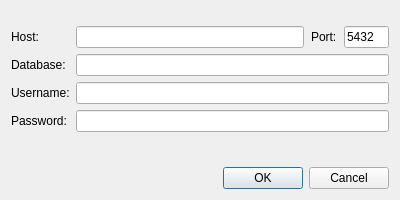
<?xml version="1.0" encoding="UTF-8"?>
<ui version="4.0">
 <class>LoginWindow</class>
 <widget class="QDialog" name="LoginWindow">
  <property name="windowModality">
   <enum>Qt::ApplicationModal</enum>
  </property>
  <property name="geometry">
   <rect>
    <x>0</x>
    <y>0</y>
    <width>400</width>
    <height>200</height>
   </rect>
  </property>
  <property name="sizePolicy">
   <sizepolicy hsizetype="Fixed" vsizetype="Fixed">
    <horstretch>1</horstretch>
    <verstretch>1</verstretch>
   </sizepolicy>
  </property>
  <property name="minimumSize">
   <size>
    <width>400</width>
    <height>200</height>
   </size>
  </property>
  <property name="maximumSize">
   <size>
    <width>400</width>
    <height>200</height>
   </size>
  </property>
  <property name="windowTitle">
   <string>Connect to database</string>
  </property>
  <property name="windowIcon">
   <iconset resource="PatcherResources.qrc">
    <normaloff>:/images/addDatabase.svg</normaloff>:/images/addDatabase.svg</iconset>
  </property>
  <property name="locale">
   <locale language="English" country="UnitedStates"/>
  </property>
  <property name="modal">
   <bool>true</bool>
  </property>
  <layout class="QVBoxLayout" name="mainLayout" stretch="1,1,2,0">
   <item>
    <spacer name="verticalSpacer_2">
     <property name="orientation">
      <enum>Qt::Vertical</enum>
     </property>
     <property name="sizeHint" stdset="0">
      <size>
       <width>20</width>
       <height>0</height>
      </size>
     </property>
    </spacer>
   </item>
   <item>
    <layout class="QFormLayout" name="formLayout">
     <item row="0" column="0">
      <widget class="QLabel" name="hostLabel">
       <property name="text">
        <string>Host:</string>
       </property>
      </widget>
     </item>
     <item row="0" column="1">
      <widget class="QWidget" name="hostWidget" native="true">
       <layout class="QHBoxLayout" name="hostLayout">
        <property name="spacing">
         <number>7</number>
        </property>
        <property name="leftMargin">
         <number>0</number>
        </property>
        <property name="topMargin">
         <number>0</number>
        </property>
        <property name="rightMargin">
         <number>0</number>
        </property>
        <property name="bottomMargin">
         <number>0</number>
        </property>
        <item>
         <widget class="QLineEdit" name="hostLineEdit">
          <property name="sizePolicy">
           <sizepolicy hsizetype="Expanding" vsizetype="Fixed">
            <horstretch>5</horstretch>
            <verstretch>0</verstretch>
           </sizepolicy>
          </property>
          <property name="inputMask">
           <string/>
          </property>
          <property name="text">
           <string/>
          </property>
         </widget>
        </item>
        <item>
         <widget class="QLabel" name="portLabel">
          <property name="sizePolicy">
           <sizepolicy hsizetype="Preferred" vsizetype="Preferred">
            <horstretch>0</horstretch>
            <verstretch>0</verstretch>
           </sizepolicy>
          </property>
          <property name="text">
           <string>Port:</string>
          </property>
         </widget>
        </item>
        <item>
         <widget class="QLineEdit" name="portLineEdit">
          <property name="sizePolicy">
           <sizepolicy hsizetype="Expanding" vsizetype="Fixed">
            <horstretch>1</horstretch>
            <verstretch>0</verstretch>
           </sizepolicy>
          </property>
          <property name="inputMask">
           <string/>
          </property>
          <property name="text">
           <string>5432</string>
          </property>
         </widget>
        </item>
       </layout>
      </widget>
     </item>
     <item row="1" column="0">
      <widget class="QLabel" name="databaseLabel">
       <property name="text">
        <string>Database:</string>
       </property>
      </widget>
     </item>
     <item row="1" column="1">
      <widget class="QLineEdit" name="databaseLineEdit"/>
     </item>
     <item row="2" column="0">
      <widget class="QLabel" name="usernameLabel">
       <property name="text">
        <string>Username:</string>
       </property>
      </widget>
     </item>
     <item row="2" column="1">
      <widget class="QLineEdit" name="usernameLineEdit"/>
     </item>
     <item row="3" column="0">
      <widget class="QLabel" name="passwordLabel">
       <property name="text">
        <string>Password:</string>
       </property>
      </widget>
     </item>
     <item row="3" column="1">
      <widget class="QLineEdit" name="passwordLineEdit">
       <property name="echoMode">
        <enum>QLineEdit::Password</enum>
       </property>
      </widget>
     </item>
    </layout>
   </item>
   <item>
    <spacer name="verticalSpacer">
     <property name="orientation">
      <enum>Qt::Vertical</enum>
     </property>
     <property name="sizeType">
      <enum>QSizePolicy::Expanding</enum>
     </property>
     <property name="sizeHint" stdset="0">
      <size>
       <width>20</width>
       <height>0</height>
      </size>
     </property>
    </spacer>
   </item>
   <item>
    <widget class="QDialogButtonBox" name="buttonBox">
     <property name="sizePolicy">
      <sizepolicy hsizetype="Expanding" vsizetype="Expanding">
       <horstretch>0</horstretch>
       <verstretch>0</verstretch>
      </sizepolicy>
     </property>
     <property name="standardButtons">
      <set>QDialogButtonBox::Cancel|QDialogButtonBox::Ok</set>
     </property>
    </widget>
   </item>
  </layout>
 </widget>
 <layoutdefault spacing="6" margin="11"/>
 <tabstops>
  <tabstop>hostLineEdit</tabstop>
  <tabstop>portLineEdit</tabstop>
  <tabstop>databaseLineEdit</tabstop>
  <tabstop>usernameLineEdit</tabstop>
  <tabstop>passwordLineEdit</tabstop>
 </tabstops>
 <resources>
  <include location="PatcherResources.qrc"/>
 </resources>
 <connections/>
</ui>
